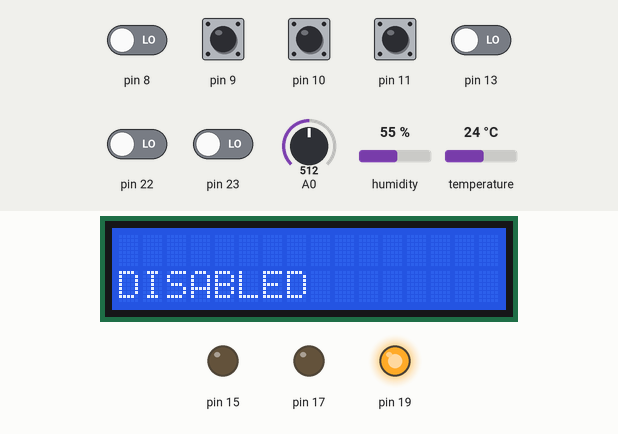
Simulated run of this sketch. Board: Arduino Uno, built with avr-gcc and run on an emulated ATmega328P. On the bench: 16×2 character LCD, output pins drawn as LEDs (lit = HIGH). The test bench sets the inputs (shaded band); at power-on: pin 9–11 HIGH, pin 8, pin 13, pin 22, pin 23 LOW, A0 = 512, temperature 24 °C, humidity 55 %. The local clock reads 2024-03-15 10:24:30 at power-on unless the sketch sets it; what the sketch prints to the serial monitor is not drawn.

Above: at 1.2 s.
1.3 s: pin 11 pulled LOW for 2.55 s
At 2.7 s:
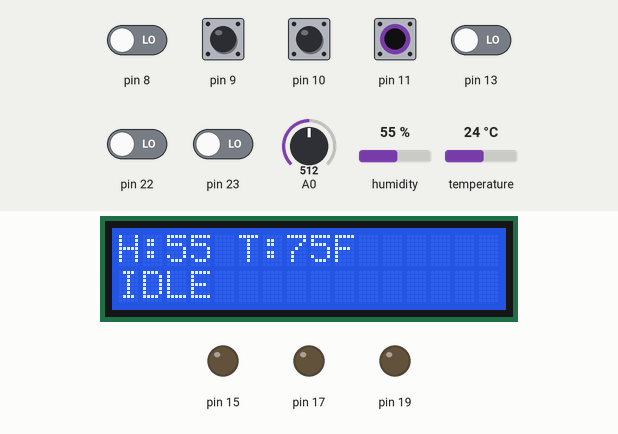
5.3 s: A0 set to 84
8.2 s: A0 set to 71
At 8.7 s:
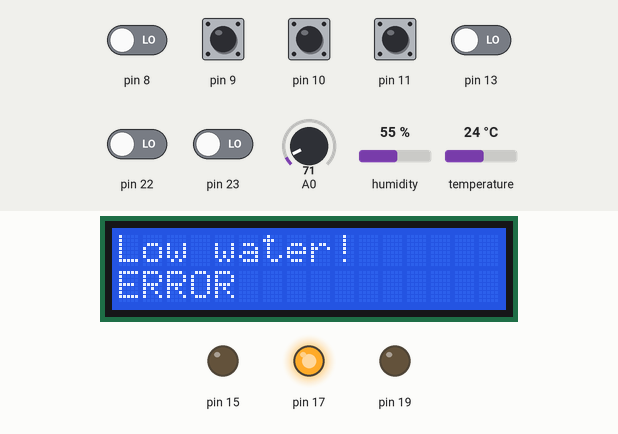
11.1 s: pin 9 pulled LOW for 2.55 s
At 11.13 s:
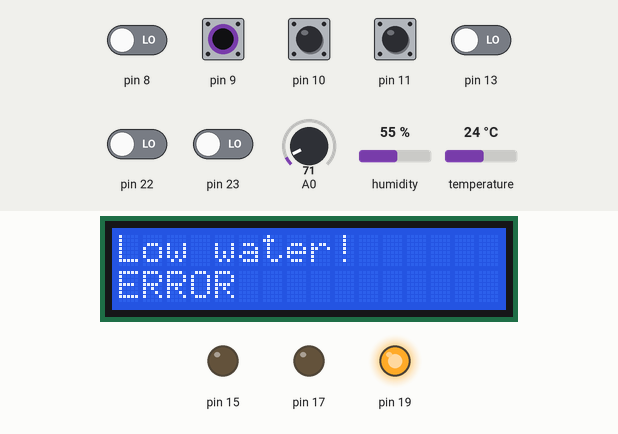
15.1 s: temperature set to 41 °C
21.4 s: pin 11 pulled LOW for 2.55 s
At 22.8 s:
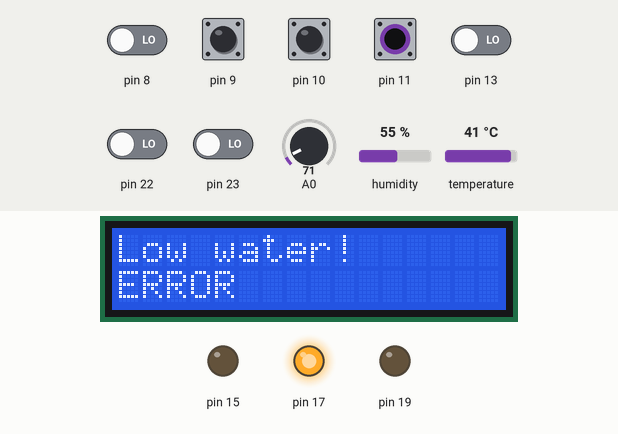
Timing chart, 0 to 24.4 s (numbered marks = the images above; inputs shaded):
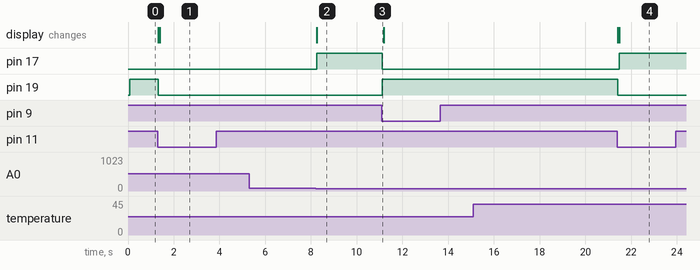

The sketch:

final_project.ino
```cpp
// Code: Kyle Jacoby
#include <Stepper.h>
#include <RTClib.h>
#include <DHT.h>
#include <LiquidCrystal.h>
#include <avr/interrupt.h>

/* ===== Masks ===== */
#define FAN   0x10
#define GREEN_LED  0x80
#define YELLOW_LED  0x20
#define RED_LED  0x08
#define BLUE_LED  0x02

#define ST_BTN     0x08
#define RES_BTN    0x04
#define CTRL_BTN   0x02

/* ===== Registers ===== */
volatile unsigned char *PORT_B = (unsigned char *)0x25;
volatile unsigned char *DDR_B  = (unsigned char *)0x24;
volatile unsigned char *PIN_B  = (unsigned char *)0x23;

volatile unsigned char *PORT_C = (unsigned char *)0x28;
volatile unsigned char *DDR_C  = (unsigned char *)0x27;

volatile unsigned char *myPCICR  = (unsigned char *)0x68;
volatile unsigned char *myPCMSK0 = (unsigned char *)0x6B;
volatile unsigned char *myPCIFR = (unsigned char *) 0x3B;

volatile unsigned char *UCSR_0A = (unsigned char *) 0x00C0;
volatile unsigned char *UCSR_0B = (unsigned char *) 0x00C1;
volatile unsigned char *UCSR_0C = (unsigned char *) 0x00C2;
volatile unsigned char *UBRR_0 = (unsigned char *) 0x00C4;
volatile unsigned char *UDR_0 = (unsigned char *) 0x00C6;

volatile unsigned char* my_ADMUX  = (unsigned char*) 0x7C;
volatile unsigned char* my_ADCSRB = (unsigned char*) 0x7B;
volatile unsigned char* my_ADCSRA = (unsigned char*) 0x7A;
volatile unsigned int* my_ADC_DATA = (unsigned int*) 0x78;

/* ===== State Machine ===== */
typedef enum {DISABLED, IDLE, ERROR, RUNNING} STATE;
STATE dev_state = DISABLED;
STATE prev_state;

/* ===== LCD ===== */
#define LCD_RS    12
#define LCD_EN    11
#define LCD_D4    6
#define LCD_D5    5
#define LCD_D6    4
#define LCD_D7    3
LiquidCrystal lcd(LCD_RS, LCD_EN, LCD_D4, LCD_D5, LCD_D6, LCD_D7);
#define LCD_LEN 16
char lcd_buf[LCD_LEN], err_msg[LCD_LEN];
char state_map[4][16] = {"DISABLED","IDLE","ERROR","RUNNING"};
unsigned char led_mask_map[4] = {YELLOW_LED,GREEN_LED,RED_LED,BLUE_LED};

/* ===== Sensors ===== */
#define DHT_PIN   7
#define DHTTYPE   DHT11
DHT dht(DHT_PIN,DHTTYPE);
RTC_DS3231 rtc;

/* ===== Fan / Stepper ===== */
#define REV_STEPS 2038
Stepper step(REV_STEPS, 28, 26, 24, 22);

/* ===== Project Constants ===== */
const unsigned int temp_threshold = 80;
const unsigned int wtr_threshold  = 80;

unsigned int wtr_level = 0;
unsigned int update_timer = 0;

float last_temp = 0;
float last_hum  = 0;

volatile unsigned char prev_pinb;

/* ===== Prototypes ===== */
void IO_INIT();
void ADC_INIT();
void UART0_INIT(unsigned long baud);
unsigned int ADC_READ(unsigned char ch);
void UART0_PUTCHAR(unsigned char c);
void UART0_PUTSTR(unsigned char *s, int len);
void LED_UPDATE(STATE state);
void load_ht(char *buf);
void update_sensors();

/* ===== Setup ===== */
void setup() {
    lcd.begin(16,2);
    dht.begin();
    rtc.begin();
    rtc.adjust(DateTime(F(__DATE__),F(__TIME__)));
    lcd.clear();
    step.setSpeed(2);

    UART0_INIT(9600);
    IO_INIT();
    ADC_INIT();

    prev_pinb = *PIN_B;
    sei();
}

/* ===== Loop ===== */
void loop(){
    DateTime now = rtc.now();

    // Update water level (except DISABLED)
    if(dev_state != DISABLED) wtr_level = ADC_READ(0);

    // Update sensors every minute
    update_sensors();

    // Display state on LCD
    lcd.setCursor(0,1);
    lcd.print(state_map[dev_state]);
    LED_UPDATE(dev_state);

    // State machine
    switch(dev_state){
        case DISABLED:
            *PORT_B &= ~FAN;
            break;

        case IDLE:
            *PORT_B &= ~FAN;
            lcd.setCursor(0,0);
            lcd.print(lcd_buf);
            if((int)last_temp >= temp_threshold) dev_state = RUNNING;
            if(wtr_level < wtr_threshold){
                snprintf(err_msg,LCD_LEN,"Low water!");
                dev_state = ERROR;
            }
            break;

        case ERROR:
            *PORT_B &= ~FAN;
            lcd.setCursor(0,0);
            lcd.print(err_msg);
            break;

        case RUNNING:
            *PORT_B |= FAN;
            lcd.setCursor(0,0);
            lcd.print(lcd_buf);
            if((int)last_temp < temp_threshold) dev_state = IDLE;
            if(wtr_level < wtr_threshold){
                snprintf(err_msg,LCD_LEN,"Low water!");
                dev_state = ERROR;
            }
            break;
    }

    // Vent control (stepper) allowed in all states except DISABLED
    if(dev_state != DISABLED){
        bool ctrl_now = (*PIN_B & CTRL_BTN) == 0;
        static bool ctrl_prev = false;
        if(ctrl_now && !ctrl_prev){
            step.step(1);
            UART0_PUTSTR((unsigned char*)"VENT POSITION UPDATED\n",23);
        }
        ctrl_prev = ctrl_now;
    }

    // State transition report
    if(prev_state != dev_state){
        char buf[128];
        snprintf(buf,128,"STATE: %s -> %s\n",state_map[prev_state],state_map[dev_state]);
        UART0_PUTSTR((unsigned char*)buf,strlen(buf));
        snprintf(buf,128,"TIME: %02d:%02d:%02d DATE: %02d/%02d/%04d\n", \
            now.hour(), now.minute(), now.second(), now.day(), now.month(), now.year());
        UART0_PUTSTR((unsigned char*)buf,strlen(buf));
        lcd.clear();
    }

    prev_state = dev_state;
}

/* ===== Sensor update ===== */
void update_sensors(){
    update_timer++;
    if(update_timer < 60) return;
    update_timer=0;
    load_ht(lcd_buf);

    char buf[64];
    snprintf(buf,64,"TEMP: %dF HUM: %d%%\n",(int)last_temp,(int)last_hum);
    UART0_PUTSTR((unsigned char*)buf,strlen(buf));
}

/* ===== LED ===== */
void LED_UPDATE(STATE state){
    *PORT_C = led_mask_map[state];
}

/* ===== DHT11 readings ===== */
void load_ht(char *buf){
    float t = dht.readTemperature(true);
    float h = dht.readHumidity();

    if(isnan(t) || isnan(h)){
        if(last_temp !=0 && last_hum !=0) snprintf(buf,LCD_LEN,"H:%d T:%dF",(int)last_hum,(int)last_temp);
        else snprintf(buf,LCD_LEN,"H:-- T:--");
    } else {
        last_temp=t;
        last_hum=h;
        snprintf(buf,LCD_LEN,"H:%d T:%dF",(int)h,(int)t);
    }
}

ISR(PCINT0_vect){
    unsigned char curr = *PIN_B;
    unsigned char changed = curr ^ prev_pinb;

    // START button (PB3) pressed
    if(changed & ST_BTN){
        if(!(curr & ST_BTN)){ // active-low press
            if(dev_state == DISABLED) dev_state = IDLE;
            UART0_PUTSTR((unsigned char*)"START pressed\n",14);
        }
    }

    // RESET button (PB2) pressed
    if(changed & RES_BTN){
        if(!(curr & RES_BTN)){ // active-low press
            if(dev_state == ERROR && wtr_level >= wtr_threshold){
                dev_state = IDLE;
                UART0_PUTSTR((unsigned char*)"RESET -> IDLE\n",15);
            } else {
                UART0_PUTSTR((unsigned char*)"RESET pressed\n",14);
            }
        }
    }

    // CTRL button (PB1) pressed
    if(changed & CTRL_BTN){
        if(!(curr & CTRL_BTN)){ // active-low press
            *PORT_B &= ~FAN;  // turn fan off
            dev_state = DISABLED;
            UART0_PUTSTR((unsigned char*)"CTRL pressed -> DISABLED\n",27);
        }
    }

    prev_pinb = curr;
}


/* ===== Initialization ===== */
void IO_INIT(){
    // LEDs
    *DDR_C |= GREEN_LED|YELLOW_LED|RED_LED|BLUE_LED;
    *PORT_C &= ~(GREEN_LED|YELLOW_LED|RED_LED|BLUE_LED);

    // Fan
    *DDR_B |= FAN;

    // Buttons (input pull-up)
    *DDR_B &= ~(ST_BTN|RES_BTN|CTRL_BTN);
    *PORT_B |= ST_BTN|RES_BTN|CTRL_BTN;

    // PCINT
    *myPCICR |= 0x01;
    *myPCMSK0 |= ST_BTN|RES_BTN|CTRL_BTN;
    *myPCIFR |= 0x01;
}

void ADC_INIT(){
    *my_ADCSRA |= 0b10000000;
    *my_ADCSRA &= 0b11011111;
    *my_ADCSRB &= 0b11110111;
    *my_ADCSRB &= 0b11111000;
    *my_ADMUX &= 0b01111111;
    *my_ADMUX |= 0b01000000;
    *my_ADMUX &= 0b11011111;
    *my_ADMUX &= 0b11100000;
}

/* ===== UART ===== */
void UART0_INIT(unsigned long baud){
    unsigned long FCPU = 16000000;
    unsigned int tbaud = (FCPU/16/baud - 1);
    *UCSR_0A = 0x20;
    *UCSR_0B = 0x18;
    *UCSR_0C = 0x06;
    *UBRR_0 = tbaud;
}

unsigned int ADC_READ(unsigned char adc_channel_num){
    *my_ADMUX &= 0b11100000;
    *my_ADCSRB &= 0b11110111;
    if(adc_channel_num>7){
        adc_channel_num-=8;
        *my_ADCSRB |= 0b00001000;
    }
    *my_ADMUX += adc_channel_num;
    *my_ADCSRA |= 0x40;
    while((*my_ADCSRA & 0x40) != 0);
    return *my_ADC_DATA;
}

void UART0_PUTCHAR(unsigned char c){
    while((*UCSR_0A & 0x20) == 0);
    *UDR_0 = c;
}

void UART0_PUTSTR(unsigned char *s,int len){
    for(int i=0;i<len && s[i]!='\0';i++){
        while((*UCSR_0A & 0x20) == 0);
        *UDR_0 = s[i];
    }
}
```

Measured:
- the behaviour switches between 80 and 79 on A0 (found by bisection; images 1 and 2)
- after the input at 1.3 s, pin 19: HIGH → LOW at once; the display: first changes at once (image 1 shows a later state)
- after the input at 5.3 s, every drawn part: stays the same
- after the input at 8.2 s, pin 17: LOW → HIGH after 0.06 s; the display: first changes after 0.06 s (image 2 shows a later state)
- after the input at 11.1 s, pin 17: HIGH → LOW at once; pin 19: LOW → HIGH at once
- after the input at 15.1 s, every drawn part: stays the same
- after the input at 21.4 s, pin 17: LOW → HIGH after 0.08 s; pin 19: HIGH → LOW at once; the display: first changes at once (image 4 shows a later state)
